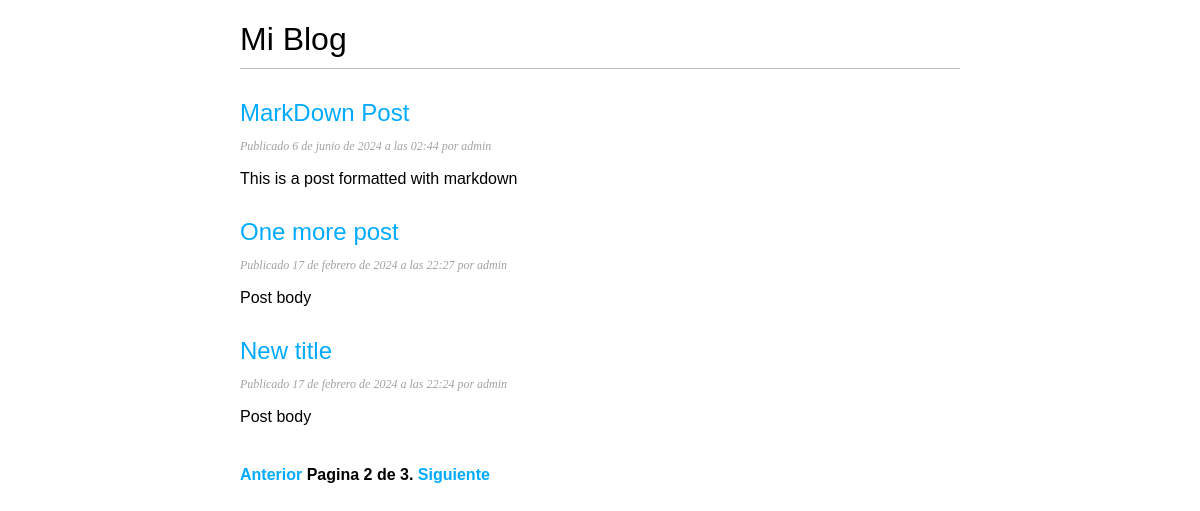
Screenshot of /blog/?page=2 with the database file from the repository.
### blog/models.py (models this page shows, shortened)
class Post(models.Model):
    class Estado(models.TextChoices): # Enumeración de opciones de estado : Borrador y Publicado
        BORRADOR = 'BR', 'Borrador'
        PUBLICADO = 'PB', 'Publicado'
    titulo = models.CharField(max_length=250)
    slug = models.SlugField(max_length=250)
    autor = models.ForeignKey(User,
                               on_delete=models.CASCADE)
    cuerpo = models.TextField()
    fecha_publicado = models.DateTimeField(default=timezone.now)
    fecha_creado = models.DateTimeField(auto_now_add=True)
    estado = models.CharField(max_length=2,
                              choices=Estado.choices,
                              default=Estado.BORRADOR)
    def get_absolute_url(self): # reverse() genera la URL absoluta a partir de la vista y los parámetros dados.
        return reverse('blog:post_detalle',
                       args=[self.fecha_publicado.year,
                            self.fecha_publicado.month,
                            self.fecha_publicado.day,
                            self.slug])

### blog/views.py (the view)
# urls.py: path('', views.PostListaView.as_view(), name='post_lista'), # Esta es la vista basada en clases
class PostListaView(ListView): # Hereda de la clase ListView que es una vista genérica que se utiliza para mostrar una lista de objetos.
    queryset = Post.objects.filter(estado=Post.Estado.PUBLICADO).order_by('-fecha_publicado')
    context_object_name = 'posts' # El nombre de la variable de contexto que se utilizará en la plantilla.
    paginate_by = 3 # Muestra 3 posts por página.
    template_name = 'blog/post/lista.html' # La plantilla que se utilizará para renderizar la página.

### blog/templates/blog/post/lista.html (shortened to what this page needs)
{% extends "base.html" %}
{% block content %}
    <h1>Mi Blog</h1>
    {% for post in posts %}
        <h2>
            <a href="{{ post.get_absolute_url }}">
                {{ post.titulo }}
            </a>
        </h2>
        <p class="date">
            Publicado {{ post.fecha_publicado }} por {{ post.autor }}
        </p>
        {{ post.cuerpo | truncatewords:30 | linebreaks }}
    {% endfor %}
    {% include "blog/post/paginacion.html" with page=page_obj %}
{% endblock %}

### blog/static/css/blog.css (style rules this page uses)
body { margin: 0; padding: 0; font-family: helvetica, sans-serif; }
a { color: #00abff; text-decoration: none; }
h1 { font-weight: normal; border-bottom: 1px solid #bbb; padding: 0 0 10px 0; }
h2 { font-weight: normal; margin: 30px 0 0; }
p.date { color: #a2a2a2; font-family: georgia, serif; font-size: 12px; font-style: italic; }

### rows the page displays
Post: titulo "MarkDown Post", fecha_publicado "6 de junio de 2024 a las 02:44", autor "admin", cuerpo "This is a post formatted with markdown"
Post: titulo "One more post", fecha_publicado "17 de febrero de 2024 a las 22:27", autor "admin", cuerpo "Post body"
Post: titulo "New title", fecha_publicado "17 de febrero de 2024 a las 22:24", autor "admin", cuerpo "Post body"

### other values shown
{{ page.number }} "2"
{{ page.paginator.num_pages }} "3"
